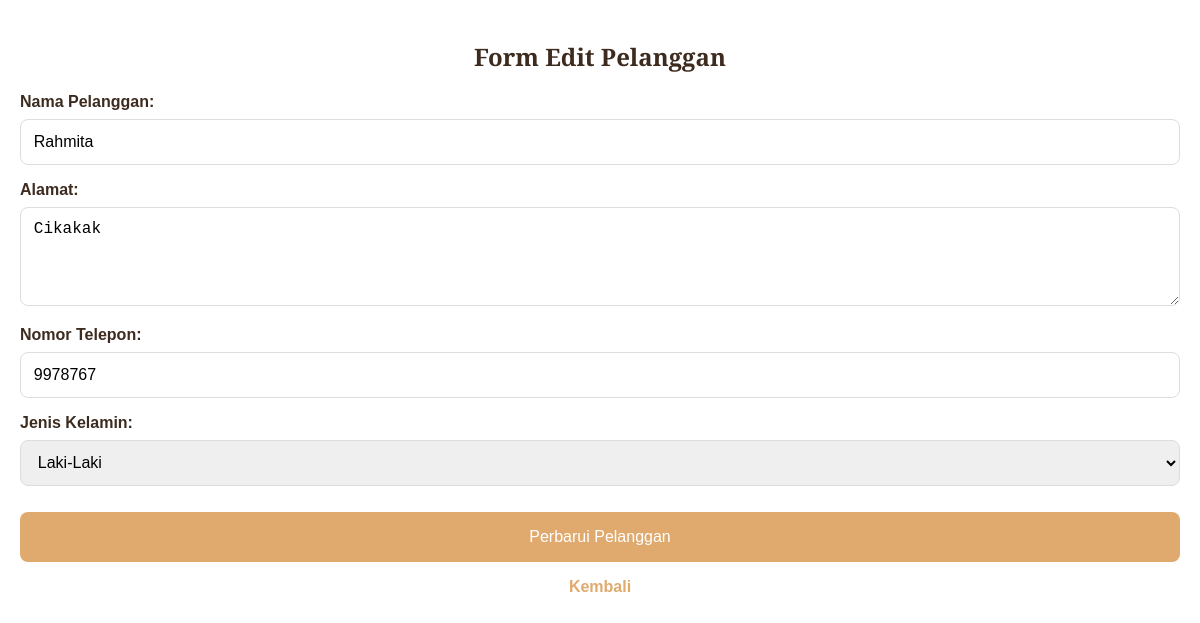
Page /admin/pelanggan/edit_pelanggan.php?id=34 on the earlier database version.
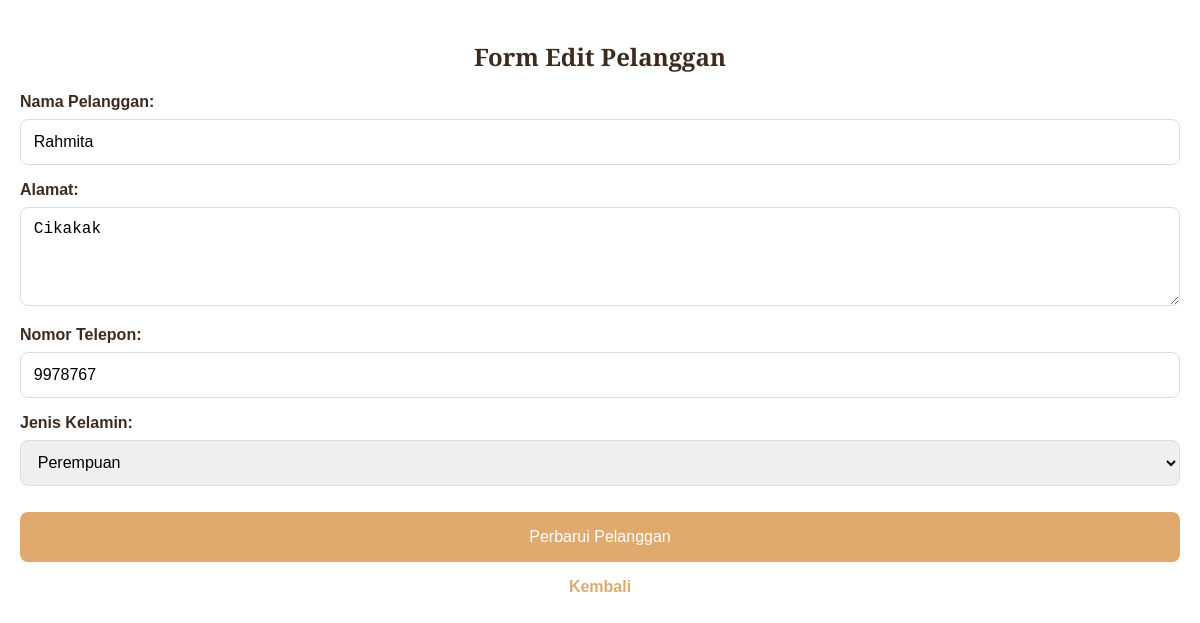
Same page on the later database version.
### tables this page shows
CREATE TABLE `pelanggan` (
  `PelangganID` int(10) NOT NULL,
  `NamaPelanggan` varchar(255) DEFAULT NULL,
  `Alamat` text DEFAULT NULL,
  `NomorTelepon` varchar(20) DEFAULT NULL,
  `jk` enum('Laki_Laki','Perempuan') NOT NULL
);

### admin/pelanggan/edit_pelanggan.php (the view, shortened to what this page needs)
<?php
$host     = "localhost";
$username = "root";
$password = "";
$dbname   = "kasir_reddra";
$mysqli = new mysqli($host, $username, $password, $dbname);
$pelangganID = (int)$_GET['id'];
$stmt = $mysqli->prepare("SELECT NamaPelanggan, Alamat, NomorTelepon, jk FROM pelanggan WHERE PelangganID = ?");
$stmt->bind_param("i", $pelangganID);
$stmt->execute();
$result = $stmt->get_result();
$pelanggan = $result->fetch_assoc();
?>
<!DOCTYPE html>
<html lang="id">
<head>
</head>
<body>
    <div class="content-card">
        <div class="card-header">
            <h2>Form Edit Pelanggan</h2>
        </div>
        <form action="" method="post">
            <div class="form-group">
                <label class="form-label" for="namaPelanggan">Nama Pelanggan:</label>
                <input type="text" name="namaPelanggan" id="namaPelanggan" class="form-control"
                    placeholder="Masukkan nama pelanggan" value="<?= htmlspecialchars($pelanggan['NamaPelanggan']); ?>"
                    required>
            </div>
            <div class="form-group">
                <label class="form-label" for="alamat">Alamat:</label>
                <textarea name="alamat" id="alamat" class="form-control" rows="4"
                    placeholder="Masukkan alamat pelanggan"
                    required><?= htmlspecialchars($pelanggan['Alamat']); ?></textarea>
            </div>
            <div class="form-group">
                <label class="form-label" for="nomorTelepon">Nomor Telepon:</label>
                <input type="text" name="nomorTelepon" id="nomorTelepon" class="form-control"
                    placeholder="Masukkan nomor telepon" value="<?= htmlspecialchars($pelanggan['NomorTelepon']); ?>"
                    required>
            </div>
            <div class="form-group">
                <label class="form-label" for="jk">Jenis Kelamin:</label>
                <select name="jk" id="jk" class="form-control" required>
                    <option value="Laki_Laki" <?= ($pelanggan['jk'] == 'Laki_Laki') ? 'selected' : ''; ?>>Laki-Laki
                    </option>
                    <option value="Perempuan" <?= ($pelanggan['jk'] == 'Perempuan') ? 'selected' : ''; ?>>Perempuan
                    </option>
                </select>
            </div>
            <button type="submit" class="btn-primary" name="submit">Perbarui Pelanggan</button>
        </form>
        <a href="pelanggan.php" class="back-link">Kembali</a>
    </div>
</body>
</html>

Differences in the rows shown:
changed pelanggan "Rahmita": jk "Laki-Laki" → "Perempuan"
